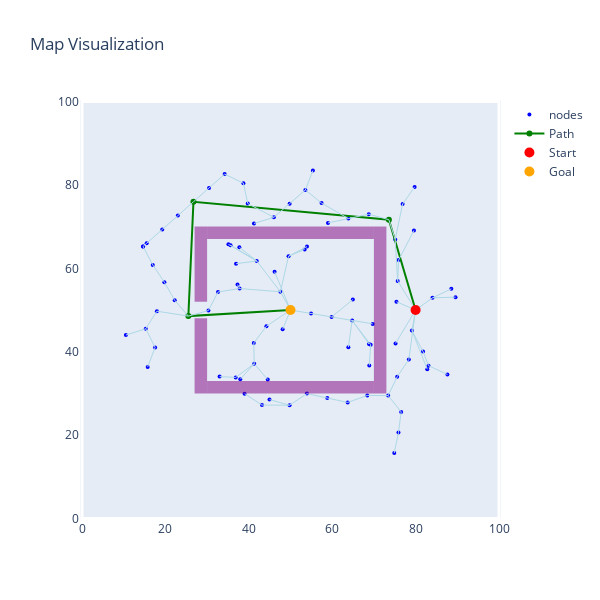

Source (notebook cell):
### Code cell
visualize_map_shapes(narrow_map.grid, obs=narrow_map.obstacles, start=narrow_map.start, goal=narrow_map.goal, path=result3.path, nodes=list(map(lambda x: x.position, result3.nodes)), edges=result3.edges)

### Figure 1 — Plotly figure (JSON) as saved in the notebook; plotly's stock layout.template omitted (floating-point values rounded to 4 significant figures)
{"data": [{"marker": {"color": "blue", "size": 4}, "mode": "markers", "name": "nodes", "type": "scatter", "x": [80, 50, 79.11, 54.93, 59.86, 64.79, 69.72, 75.41, 80, 75.7, 84.05, 47.58, 46.18, 75.19, 78.38, 48.12, 41.9, 80, 80, 50, 50, 75.93, 75.11, 36.95, 49.53, 82.8, 73.59, 50, 50, 75.58, 76.88, 37.29, 32.62, 79.6, 80, 37.8, 50, 68.77, 53.96, 80, 80, 69.23, 35.12, 63.88, 58.99, 68.81, 44.22, 80, 57.45, 35.62, 41.2, 88.57, 73.42, 41.3, 30.32, 53.56, 68.42, 68.9, 63.71, 50, 37.95, 58.82, 53.94, 37.74, 49.79, 46.02, 50, 25.5, 22.23, 49.78, 44.55, 79.76, 41.24, 64.95, 17.96, 44.96, 80, 50, 63.87, 55.37, 39.75, 32.99, 50, 38.71, 43.16, 50, 36.86, 76.54, 89.57, 15.29, 38.98, 50, 50, 81.78, 80, 19.76, 10.52, 75.89, 87.64, 50, 17.54, 80, 83.09, 53.39, 16.97, 34.21, 74.89, 15.75, 14.65, 30.47, 26.73, 22.99, 19.24, 15.5, 14.65], "y": [50, 50, 45.08, 49.17, 48.33, 47.5, 46.67, 51.98, 50, 56.97, 52.93, 54.37, 59.17, 41.98, 38.13, 45.37, 61.76, 50, 50, 50, 50, 61.96, 66.89, 61.1, 62.89, 35.79, 71.66, 50, 50, 33.99, 75.42, 56.11, 54.31, 69.08, 50, 55.14, 50, 72.98, 65.21, 50, 50, 41.69, 65.75, 71.93, 70.88, 41.85, 46.09, 50, 75.64, 65.53, 42.11, 55.07, 29.48, 37.11, 49.88, 78.79, 29.51, 36.7, 27.84, 50, 33.4, 28.89, 29.95, 65.04, 75.51, 72.23, 50, 48.54, 52.32, 27.17, 33.3, 79.51, 70.74, 52.5, 49.72, 28.52, 50, 50, 41.09, 83.45, 75.52, 34.03, 50, 80.41, 27.2, 50, 33.83, 25.57, 53.08, 45.49, 29.95, 50, 50, 40.04, 50, 56.66, 43.99, 20.61, 34.53, 50, 41.02, 50, 36.65, 64.52, 60.81, 82.59, 15.71, 36.35, 65.24, 79.27, 75.95, 72.63, 69.32, 66.0, 65.24]}, {"line": {"color": "green"}, "marker": {"size": 6}, "mode": "lines+markers", "name": "Path", "type": "scatter", "x": [50, 25.5, 26.73, 73.59, 80], "y": [50, 48.54, 75.95, 71.66, 50]}, {"hoverinfo": "skip", "line": {"color": "lightblue", "width": 1}, "mode": "lines", "showlegend": false, "type": "scatter", "x": [80, 79.11], "y": [50, 45.08]}, {"hoverinfo": "skip", "line": {"color": "lightblue", "width": 1}, "mode": "lines", "showlegend": false, "type": "scatter", "x": [50, 54.93], "y": [50, 49.17]}, {"hoverinfo": "skip", "line": {"color": "lightblue", "width": 1}, "mode": "lines", "showlegend": false, "type": "scatter", "x": [54.93, 59.86], "y": [49.17, 48.33]}, {"hoverinfo": "skip", "line": {"color": "lightblue", "width": 1}, "mode": "lines", "showlegend": false, "type": "scatter", "x": [59.86, 64.79], "y": [48.33, 47.5]}, {"hoverinfo": "skip", "line": {"color": "lightblue", "width": 1}, "mode": "lines", "showlegend": false, "type": "scatter", "x": [64.79, 69.72], "y": [47.5, 46.67]}, {"hoverinfo": "skip", "line": {"color": "lightblue", "width": 1}, "mode": "lines", "showlegend": false, "type": "scatter", "x": [80, 75.41], "y": [50, 51.98]}, {"hoverinfo": "skip", "line": {"color": "lightblue", "width": 1}, "mode": "lines", "showlegend": false, "type": "scatter", "x": [80, 80], "y": [50, 50]}, {"hoverinfo": "skip", "line": {"color": "lightblue", "width": 1}, "mode": "lines", "showlegend": false, "type": "scatter", "x": [80, 75.7], "y": [50, 56.97]}, {"hoverinfo": "skip", "line": {"color": "lightblue", "width": 1}, "mode": "lines", "showlegend": false, "type": "scatter", "x": [80, 84.05], "y": [50, 52.93]}, {"hoverinfo": "skip", "line": {"color": "lightblue", "width": 1}, "mode": "lines", "showlegend": false, "type": "scatter", "x": [50, 47.58], "y": [50, 54.37]}, {"hoverinfo": "skip", "line": {"color": "lightblue", "width": 1}, "mode": "lines", "showlegend": false, "type": "scatter", "x": [50, 46.18], "y": [50, 59.17]}, {"hoverinfo": "skip", "line": {"color": "lightblue", "width": 1}, "mode": "lines", "showlegend": false, "type": "scatter", "x": [80, 75.19], "y": [50, 41.98]}, {"hoverinfo": "skip", "line": {"color": "lightblue", "width": 1}, "mode": "lines", "showlegend": false, "type": "scatter", "x": [80, 78.38], "y": [50, 38.13]}, {"hoverinfo": "skip", "line": {"color": "lightblue", "width": 1}, "mode": "lines", "showlegend": false, "type": "scatter", "x": [50, 48.12], "y": [50, 45.37]}, {"hoverinfo": "skip", "line": {"color": "lightblue", "width": 1}, "mode": "lines", "showlegend": false, "type": "scatter", "x": [47.58, 41.9], "y": [54.37, 61.76]}, {"hoverinfo": "skip", "line": {"color": "lightblue", "width": 1}, "mode": "lines", "showlegend": false, "type": "scatter", "x": [80, 80], "y": [50, 50]}, {"hoverinfo": "skip", "line": {"color": "lightblue", "width": 1}, "mode": "lines", "showlegend": false, "type": "scatter", "x": [80, 80], "y": [50, 50]}, {"hoverinfo": "skip", "line": {"color": "lightblue", "width": 1}, "mode": "lines", "showlegend": false, "type": "scatter", "x": [50, 50], "y": [50, 50]}, {"hoverinfo": "skip", "line": {"color": "lightblue", "width": 1}, "mode": "lines", "showlegend": false, "type": "scatter", "x": [50, 50], "y": [50, 50]}, {"hoverinfo": "skip", "line": {"color": "lightblue", "width": 1}, "mode": "lines", "showlegend": false, "type": "scatter", "x": [75.7, 75.93], "y": [56.97, 61.96]}, {"hoverinfo": "skip", "line": {"color": "lightblue", "width": 1}, "mode": "lines", "showlegend": false, "type": "scatter", "x": [75.7, 75.11], "y": [56.97, 66.89]}, {"hoverinfo": "skip", "line": {"color": "lightblue", "width": 1}, "mode": "lines", "showlegend": false, "type": "scatter", "x": [41.9, 36.95], "y": [61.76, 61.1]}, {"hoverinfo": "skip", "line": {"color": "lightblue", "width": 1}, "mode": "lines", "showlegend": false, "type": "scatter", "x": [47.58, 49.53], "y": [54.37, 62.89]}, {"hoverinfo": "skip", "line": {"color": "lightblue", "width": 1}, "mode": "lines", "showlegend": false, "type": "scatter", "x": [79.11, 82.8], "y": [45.08, 35.79]}, {"hoverinfo": "skip", "line": {"color": "lightblue", "width": 1}, "mode": "lines", "showlegend": false, "type": "scatter", "x": [75.11, 73.59], "y": [66.89, 71.66]}, {"hoverinfo": "skip", "line": {"color": "lightblue", "width": 1}, "mode": "lines", "showlegend": false, "type": "scatter", "x": [50, 50], "y": [50, 50]}, {"hoverinfo": "skip", "line": {"color": "lightblue", "width": 1}, "mode": "lines", "showlegend": false, "type": "scatter", "x": [50, 50], "y": [50, 50]}, {"hoverinfo": "skip", "line": {"color": "lightblue", "width": 1}, "mode": "lines", "showlegend": false, "type": "scatter", "x": [78.38, 75.58], "y": [38.13, 33.99]}, {"hoverinfo": "skip", "line": {"color": "lightblue", "width": 1}, "mode": "lines", "showlegend": false, "type": "scatter", "x": [75.11, 76.88], "y": [66.89, 75.42]}, {"hoverinfo": "skip", "line": {"color": "lightblue", "width": 1}, "mode": "lines", "showlegend": false, "type": "scatter", "x": [75.93, 79.6], "y": [61.96, 69.08]}, {"hoverinfo": "skip", "line": {"color": "lightblue", "width": 1}, "mode": "lines", "showlegend": false, "type": "scatter", "x": [80, 80], "y": [50, 50]}, {"hoverinfo": "skip", "line": {"color": "lightblue", "width": 1}, "mode": "lines", "showlegend": false, "type": "scatter", "x": [47.58, 37.8], "y": [54.37, 55.14]}, {"hoverinfo": "skip", "line": {"color": "lightblue", "width": 1}, "mode": "lines", "showlegend": false, "type": "scatter", "x": [37.8, 37.29], "y": [55.14, 56.11]}, {"hoverinfo": "skip", "line": {"color": "lightblue", "width": 1}, "mode": "lines", "showlegend": false, "type": "scatter", "x": [37.8, 32.62], "y": [55.14, 54.31]}, {"hoverinfo": "skip", "line": {"color": "lightblue", "width": 1}, "mode": "lines", "showlegend": false, "type": "scatter", "x": [50, 50], "y": [50, 50]}, {"hoverinfo": "skip", "line": {"color": "lightblue", "width": 1}, "mode": "lines", "showlegend": false, "type": "scatter", "x": [73.59, 68.77], "y": [71.66, 72.98]}, {"hoverinfo": "skip", "line": {"color": "lightblue", "width": 1}, "mode": "lines", "showlegend": false, "type": "scatter", "x": [49.53, 53.96], "y": [62.89, 65.21]}, {"hoverinfo": "skip", "line": {"color": "lightblue", "width": 1}, "mode": "lines", "showlegend": false, "type": "scatter", "x": [80, 80], "y": [50, 50]}, {"hoverinfo": "skip", "line": {"color": "lightblue", "width": 1}, "mode": "lines", "showlegend": false, "type": "scatter", "x": [80, 80], "y": [50, 50]}, {"hoverinfo": "skip", "line": {"color": "lightblue", "width": 1}, "mode": "lines", "showlegend": false, "type": "scatter", "x": [64.79, 69.23], "y": [47.5, 41.69]}, {"hoverinfo": "skip", "line": {"color": "lightblue", "width": 1}, "mode": "lines", "showlegend": false, "type": "scatter", "x": [41.9, 35.12], "y": [61.76, 65.75]}, {"hoverinfo": "skip", "line": {"color": "lightblue", "width": 1}, "mode": "lines", "showlegend": false, "type": "scatter", "x": [68.77, 63.88], "y": [72.98, 71.93]}, {"hoverinfo": "skip", "line": {"color": "lightblue", "width": 1}, "mode": "lines", "showlegend": false, "type": "scatter", "x": [63.88, 58.99], "y": [71.93, 70.88]}, {"hoverinfo": "skip", "line": {"color": "lightblue", "width": 1}, "mode": "lines", "showlegend": false, "type": "scatter", "x": [64.79, 68.81], "y": [47.5, 41.85]}, {"hoverinfo": "skip", "line": {"color": "lightblue", "width": 1}, "mode": "lines", "showlegend": false, "type": "scatter", "x": [50, 44.22], "y": [50, 46.09]}, {"hoverinfo": "skip", "line": {"color": "lightblue", "width": 1}, "mode": "lines", "showlegend": false, "type": "scatter", "x": [80, 80], "y": [50, 50]}, {"hoverinfo": "skip", "line": {"color": "lightblue", "width": 1}, "mode": "lines", "showlegend": false, "type": "scatter", "x": [63.88, 57.45], "y": [71.93, 75.64]}, {"hoverinfo": "skip", "line": {"color": "lightblue", "width": 1}, "mode": "lines", "showlegend": false, "type": "scatter", "x": [41.9, 35.62], "y": [61.76, 65.53]}, {"hoverinfo": "skip", "line": {"color": "lightblue", "width": 1}, "mode": "lines", "showlegend": false, "type": "scatter", "x": [44.22, 41.2], "y": [46.09, 42.11]}, {"hoverinfo": "skip", "line": {"color": "lightblue", "width": 1}, "mode": "lines", "showlegend": false, "type": "scatter", "x": [84.05, 88.57], "y": [52.93, 55.07]}, {"hoverinfo": "skip", "line": {"color": "lightblue", "width": 1}, "mode": "lines", "showlegend": false, "type": "scatter", "x": [75.58, 73.42], "y": [33.99, 29.48]}, {"hoverinfo": "skip", "line": {"color": "lightblue", "width": 1}, "mode": "lines", "showlegend": false, "type": "scatter", "x": [41.2, 41.3], "y": [42.11, 37.11]}, {"hoverinfo": "skip", "line": {"color": "lightblue", "width": 1}, "mode": "lines", "showlegend": false, "type": "scatter", "x": [32.62, 30.32], "y": [54.31, 49.88]}, {"hoverinfo": "skip", "line": {"color": "lightblue", "width": 1}, "mode": "lines", "showlegend": false, "type": "scatter", "x": [57.45, 53.56], "y": [75.64, 78.79]}, {"hoverinfo": "skip", "line": {"color": "lightblue", "width": 1}, "mode": "lines", "showlegend": false, "type": "scatter", "x": [73.42, 68.42], "y": [29.48, 29.51]}, {"hoverinfo": "skip", "line": {"color": "lightblue", "width": 1}, "mode": "lines", "showlegend": false, "type": "scatter", "x": [69.23, 68.9], "y": [41.69, 36.7]}, {"hoverinfo": "skip", "line": {"color": "lightblue", "width": 1}, "mode": "lines", "showlegend": false, "type": "scatter", "x": [68.42, 63.71], "y": [29.51, 27.84]}, {"hoverinfo": "skip", "line": {"color": "lightblue", "width": 1}, "mode": "lines", "showlegend": false, "type": "scatter", "x": [50, 50], "y": [50, 50]}, {"hoverinfo": "skip", "line": {"color": "lightblue", "width": 1}, "mode": "lines", "showlegend": false, "type": "scatter", "x": [41.3, 37.95], "y": [37.11, 33.4]}, {"hoverinfo": "skip", "line": {"color": "lightblue", "width": 1}, "mode": "lines", "showlegend": false, "type": "scatter", "x": [63.71, 58.82], "y": [27.84, 28.89]}, {"hoverinfo": "skip", "line": {"color": "lightblue", "width": 1}, "mode": "lines", "showlegend": false, "type": "scatter", "x": [58.82, 53.94], "y": [28.89, 29.95]}, {"hoverinfo": "skip", "line": {"color": "lightblue", "width": 1}, "mode": "lines", "showlegend": false, "type": "scatter", "x": [41.9, 37.74], "y": [61.76, 65.04]}, {"hoverinfo": "skip", "line": {"color": "lightblue", "width": 1}, "mode": "lines", "showlegend": false, "type": "scatter", "x": [53.56, 49.79], "y": [78.79, 75.51]}, {"hoverinfo": "skip", "line": {"color": "lightblue", "width": 1}, "mode": "lines", "showlegend": false, "type": "scatter", "x": [49.79, 46.02], "y": [75.51, 72.23]}, {"hoverinfo": "skip", "line": {"color": "lightblue", "width": 1}, "mode": "lines", "showlegend": false, "type": "scatter", "x": [50, 50], "y": [50, 50]}, {"hoverinfo": "skip", "line": {"color": "lightblue", "width": 1}, "mode": "lines", "showlegend": false, "type": "scatter", "x": [30.32, 25.5], "y": [49.88, 48.54]}, {"hoverinfo": "skip", "line": {"color": "lightblue", "width": 1}, "mode": "lines", "showlegend": false, "type": "scatter", "x": [25.5, 22.23], "y": [48.54, 52.32]}, {"hoverinfo": "skip", "line": {"color": "lightblue", "width": 1}, "mode": "lines", "showlegend": false, "type": "scatter", "x": [53.94, 49.78], "y": [29.95, 27.17]}, {"hoverinfo": "skip", "line": {"color": "lightblue", "width": 1}, "mode": "lines", "showlegend": false, "type": "scatter", "x": [41.3, 44.55], "y": [37.11, 33.3]}, {"hoverinfo": "skip", "line": {"color": "lightblue", "width": 1}, "mode": "lines", "showlegend": false, "type": "scatter", "x": [76.88, 79.76], "y": [75.42, 79.51]}, {"hoverinfo": "skip", "line": {"color": "lightblue", "width": 1}, "mode": "lines", "showlegend": false, "type": "scatter", "x": [46.02, 41.24], "y": [72.23, 70.74]}, {"hoverinfo": "skip", "line": {"color": "lightblue", "width": 1}, "mode": "lines", "showlegend": false, "type": "scatter", "x": [59.86, 64.95], "y": [48.33, 52.5]}, {"hoverinfo": "skip", "line": {"color": "lightblue", "width": 1}, "mode": "lines", "showlegend": false, "type": "scatter", "x": [25.5, 17.96], "y": [48.54, 49.72]}, {"hoverinfo": "skip", "line": {"color": "lightblue", "width": 1}, "mode": "lines", "showlegend": false, "type": "scatter", "x": [49.78, 44.96], "y": [27.17, 28.52]}, {"hoverinfo": "skip", "line": {"color": "lightblue", "width": 1}, "mode": "lines", "showlegend": false, "type": "scatter", "x": [80, 80], "y": [50, 50]}, {"hoverinfo": "skip", "line": {"color": "lightblue", "width": 1}, "mode": "lines", "showlegend": false, "type": "scatter", "x": [50, 50], "y": [50, 50]}, {"hoverinfo": "skip", "line": {"color": "lightblue", "width": 1}, "mode": "lines", "showlegend": false, "type": "scatter", "x": [64.79, 63.87], "y": [47.5, 41.09]}, {"hoverinfo": "skip", "line": {"color": "lightblue", "width": 1}, "mode": "lines", "showlegend": false, "type": "scatter", "x": [53.56, 55.37], "y": [78.79, 83.45]}, {"hoverinfo": "skip", "line": {"color": "lightblue", "width": 1}, "mode": "lines", "showlegend": false, "type": "scatter", "x": [46.02, 39.75], "y": [72.23, 75.52]}, {"hoverinfo": "skip", "line": {"color": "lightblue", "width": 1}, "mode": "lines", "showlegend": false, "type": "scatter", "x": [50, 50], "y": [50, 50]}, {"hoverinfo": "skip", "line": {"color": "lightblue", "width": 1}, "mode": "lines", "showlegend": false, "type": "scatter", "x": [39.75, 38.71], "y": [75.52, 80.41]}, {"hoverinfo": "skip", "line": {"color": "lightblue", "width": 1}, "mode": "lines", "showlegend": false, "type": "scatter", "x": [49.78, 43.16], "y": [27.17, 27.2]}, {"hoverinfo": "skip", "line": {"color": "lightblue", "width": 1}, "mode": "lines", "showlegend": false, "type": "scatter", "x": [50, 50], "y": [50, 50]}, {"hoverinfo": "skip", "line": {"color": "lightblue", "width": 1}, "mode": "lines", "showlegend": false, "type": "scatter", "x": [41.3, 36.86], "y": [37.11, 33.83]}, {"hoverinfo": "skip", "line": {"color": "lightblue", "width": 1}, "mode": "lines", "showlegend": false, "type": "scatter", "x": [36.86, 32.99], "y": [33.83, 34.03]}, {"hoverinfo": "skip", "line": {"color": "lightblue", "width": 1}, "mode": "lines", "showlegend": false, "type": "scatter", "x": [73.42, 76.54], "y": [29.48, 25.57]}, {"hoverinfo": "skip", "line": {"color": "lightblue", "width": 1}, "mode": "lines", "showlegend": false, "type": "scatter", "x": [84.05, 89.57], "y": [52.93, 53.08]}, {"hoverinfo": "skip", "line": {"color": "lightblue", "width": 1}, "mode": "lines", "showlegend": false, "type": "scatter", "x": [17.96, 15.29], "y": [49.72, 45.49]}, {"hoverinfo": "skip", "line": {"color": "lightblue", "width": 1}, "mode": "lines", "showlegend": false, "type": "scatter", "x": [43.16, 38.98], "y": [27.2, 29.95]}, {"hoverinfo": "skip", "line": {"color": "lightblue", "width": 1}, "mode": "lines", "showlegend": false, "type": "scatter", "x": [50, 50], "y": [50, 50]}, {"hoverinfo": "skip", "line": {"color": "lightblue", "width": 1}, "mode": "lines", "showlegend": false, "type": "scatter", "x": [50, 50], "y": [50, 50]}, {"hoverinfo": "skip", "line": {"color": "lightblue", "width": 1}, "mode": "lines", "showlegend": false, "type": "scatter", "x": [79.11, 81.78], "y": [45.08, 40.04]}, {"hoverinfo": "skip", "line": {"color": "lightblue", "width": 1}, "mode": "lines", "showlegend": false, "type": "scatter", "x": [80, 80], "y": [50, 50]}, {"hoverinfo": "skip", "line": {"color": "lightblue", "width": 1}, "mode": "lines", "showlegend": false, "type": "scatter", "x": [22.23, 19.76], "y": [52.32, 56.66]}, {"hoverinfo": "skip", "line": {"color": "lightblue", "width": 1}, "mode": "lines", "showlegend": false, "type": "scatter", "x": [15.29, 10.52], "y": [45.49, 43.99]}, {"hoverinfo": "skip", "line": {"color": "lightblue", "width": 1}, "mode": "lines", "showlegend": false, "type": "scatter", "x": [76.54, 75.89], "y": [25.57, 20.61]}, {"hoverinfo": "skip", "line": {"color": "lightblue", "width": 1}, "mode": "lines", "showlegend": false, "type": "scatter", "x": [50, 50], "y": [50, 50]}, {"hoverinfo": "skip", "line": {"color": "lightblue", "width": 1}, "mode": "lines", "showlegend": false, "type": "scatter", "x": [15.29, 17.54], "y": [45.49, 41.02]}, {"hoverinfo": "skip", "line": {"color": "lightblue", "width": 1}, "mode": "lines", "showlegend": false, "type": "scatter", "x": [80, 80], "y": [50, 50]}, {"hoverinfo": "skip", "line": {"color": "lightblue", "width": 1}, "mode": "lines", "showlegend": false, "type": "scatter", "x": [81.78, 83.09], "y": [40.04, 36.65]}, {"hoverinfo": "skip", "line": {"color": "lightblue", "width": 1}, "mode": "lines", "showlegend": false, "type": "scatter", "x": [83.09, 87.64], "y": [36.65, 34.53]}, {"hoverinfo": "skip", "line": {"color": "lightblue", "width": 1}, "mode": "lines", "showlegend": false, "type": "scatter", "x": [49.53, 53.39], "y": [62.89, 64.52]}, {"hoverinfo": "skip", "line": {"color": "lightblue", "width": 1}, "mode": "lines", "showlegend": false, "type": "scatter", "x": [19.76, 16.97], "y": [56.66, 60.81]}, {"hoverinfo": "skip", "line": {"color": "lightblue", "width": 1}, "mode": "lines", "showlegend": false, "type": "scatter", "x": [38.71, 34.21], "y": [80.41, 82.59]}, {"hoverinfo": "skip", "line": {"color": "lightblue", "width": 1}, "mode": "lines", "showlegend": false, "type": "scatter", "x": [75.89, 74.89], "y": [20.61, 15.71]}, {"hoverinfo": "skip", "line": {"color": "lightblue", "width": 1}, "mode": "lines", "showlegend": false, "type": "scatter", "x": [17.54, 15.75], "y": [41.02, 36.35]}, {"hoverinfo": "skip", "line": {"color": "lightblue", "width": 1}, "mode": "lines", "showlegend": false, "type": "scatter", "x": [16.97, 14.65], "y": [60.81, 65.24]}, {"hoverinfo": "skip", "line": {"color": "lightblue", "width": 1}, "mode": "lines", "showlegend": false, "type": "scatter", "x": [34.21, 30.47], "y": [82.59, 79.27]}, {"hoverinfo": "skip", "line": {"color": "lightblue", "width": 1}, "mode": "lines", "showlegend": false, "type": "scatter", "x": [30.47, 26.73], "y": [79.27, 75.95]}, {"hoverinfo": "skip", "line": {"color": "lightblue", "width": 1}, "mode": "lines", "showlegend": false, "type": "scatter", "x": [26.73, 22.99], "y": [75.95, 72.63]}, {"hoverinfo": "skip", "line": {"color": "lightblue", "width": 1}, "mode": "lines", "showlegend": false, "type": "scatter", "x": [22.99, 19.24], "y": [72.63, 69.32]}, {"hoverinfo": "skip", "line": {"color": "lightblue", "width": 1}, "mode": "lines", "showlegend": false, "type": "scatter", "x": [19.24, 15.5], "y": [69.32, 66.0]}, {"hoverinfo": "skip", "line": {"color": "lightblue", "width": 1}, "mode": "lines", "showlegend": false, "type": "scatter", "x": [15.5, 14.65], "y": [66.0, 65.24]}, {"marker": {"color": "red", "size": 10}, "mode": "markers", "name": "Start", "type": "scatter", "x": [80], "y": [50]}, {"marker": {"color": "orange", "size": 10}, "mode": "markers", "name": "Goal", "type": "scatter", "x": [50], "y": [50]}], "layout": {"height": 600, "shapes": [{"fillcolor": "purple", "line": {"width": 0}, "opacity": 0.5, "type": "rect", "x0": 27, "x1": 30, "y0": 52, "y1": 70}, {"fillcolor": "purple", "line": {"width": 0}, "opacity": 0.5, "type": "rect", "x0": 27, "x1": 30, "y0": 30, "y1": 48}, {"fillcolor": "purple", "line": {"width": 0}, "opacity": 0.5, "type": "rect", "x0": 70, "x1": 73, "y0": 30, "y1": 70}, {"fillcolor": "purple", "line": {"width": 0}, "opacity": 0.5, "type": "rect", "x0": 30, "x1": 70, "y0": 30, "y1": 33}, {"fillcolor": "purple", "line": {"width": 0}, "opacity": 0.5, "type": "rect", "x0": 30, "x1": 70, "y0": 67, "y1": 70}, {"fillcolor": "rgba(0,0,0,0)", "layer": "above", "line": {"color": "white", "width": 3}, "type": "rect", "x0": 0, "x1": 100, "y0": 0, "y1": 100}], "title": {"text": "Map Visualization"}, "width": 600, "xaxis": {"scaleanchor": "y", "showgrid": false}, "yaxis": {"showgrid": false}}}
